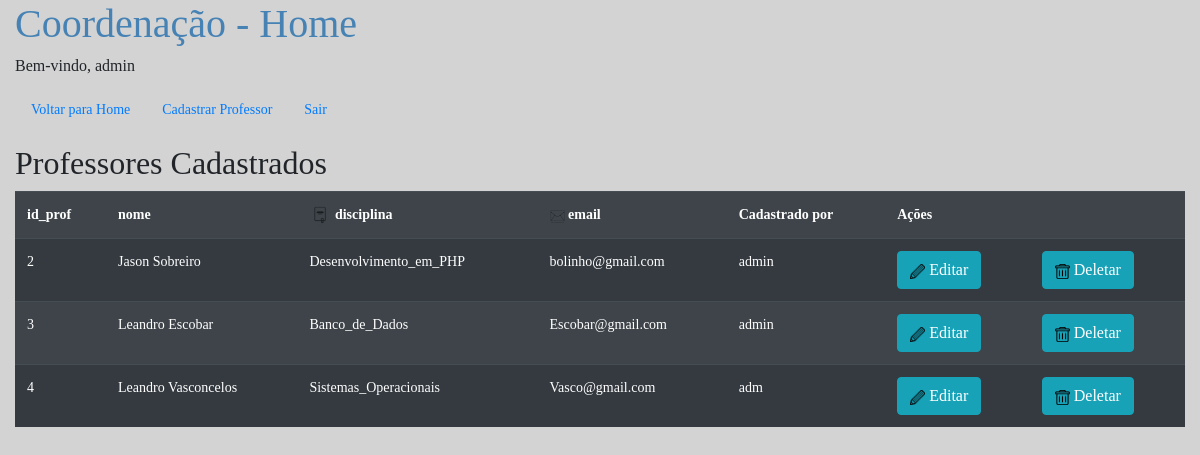
Page /index.php (signed in) on the committed database.
### tables this page shows
CREATE TABLE `professor_tb` (
  `id_prof` int(11) NOT NULL,
  `nome_prof` varchar(100) NOT NULL,
  `disciplina_prof` varchar(50) NOT NULL,
  `email_prof` varchar(100) NOT NULL,
  `id_coordenador` int(11) NOT NULL
);

CREATE TABLE `coordenador_tb` (
  `id_coordenador` int(11) NOT NULL,
  `nome_coordenador` varchar(100) NOT NULL,
  `email_coordenador` varchar(100) NOT NULL,
  `senha` varchar(11) NOT NULL
);

### DAO.php (the view, shortened to what this page needs)
<?php
include_once 'conn.php';
function listar_prof()
{
	global $conn;
	$nome_coordenador = $_SESSION['nome_coordenador'];
	if($nome_coordenador == 'admin')
	{
		$inf = "SELECT
					    professor_tb.id_prof,
					    professor_tb.nome_prof,
					    professor_tb.disciplina_prof,
					    professor_tb.email_prof,
					    coordenador_tb.nome_coordenador
		FROM professor_tb
		INNER JOIN coordenador_tb ON professor_tb.id_coordenador = coordenador_tb.id_coordenador";
	}
	$result = mysqli_query($conn, $inf);
	if(mysqli_affected_rows($conn) > 0)
	{
		echo "<h2>Professores Cadastrados</h2>";
		echo '<table class="table table-hover table table-striped table-dark">';
		echo '<tr>';
		echo '<th>id_prof</th>';
		echo '<th>nome</th>';
		echo '<th><img src="imagens/disciplina.png" width="22px" heigh="22px">  disciplina</th>';
		echo '<th><img src="imagens/email.png" width="15px" heigh="15px">  email</th>';
		if ($nome_coordenador == 'admin')
		{
			echo '<th>Cadastrado por</th>';
		}
		echo '<th colspan="2">Ações</th>';
		echo '</tr>';
		while ($registro = mysqli_fetch_assoc($result))
		{
			echo '<tr>';
			foreach ($registro as $key => $value)
			{
				if($key == 'id_prof') { $id_prof = $value; }
				echo '<td>'. $value . '</td>';
			}
			echo '<td>
					<a href="editar.php?id_prof='.$id_prof.'" class="btn btn-info">
						<img src="imagens/lapis.png" width="15px" height="15px"> Editar
					</a>
				  </td>';
			echo '<td>
					<a href="deletar.php?id_prof='.$id_prof.'" class="btn btn-info"
					onclick="return confirm(\'Deseja excluir este funcionário?\')">
						<img src="imagens/trash.png" width="15px" heigh="15px"> Deletar
					</a>
				  </td>';
			echo '</tr>';
		}
		echo '</table>';
	}
	else
	{
		echo '<h2>Não há professores cadastrados</h2>';
	}
}
?>

### index.php (shortened to what this page needs)
<?php
	include_once 'DAO.php';
?>
<!DOCTYPE html>
<html lang="pt-br">
<head>
	<link rel="stylesheet" href="https://cdn.jsdelivr.net/npm/bootstrap@4.5.3/dist/css/bootstrap.min.css">
	<link rel="stylesheet" type="text/css" href="css.css">
</head>
<body class="container-fluid .bg-info">
	<h1 class="font4 font3">Coordenação - Home</h1>
	<h6>Bem-vindo, <?php echo $_SESSION['nome_coordenador']; ?></h6>
	<p>
		<?php
			include_once 'menu.php';
		?>
	</p>
	<?php
		listar_prof();
	?>
</body>
</html>

### menu.php
<nav>
	<ul class="nav">
		<li class="nav-item"><a href="index.php" class="nav-link">Voltar para Home</a></li>
		<li class="nav-item"><a href="cadastrar.php" class="nav-link">Cadastrar Professor</a></li>
		<li class="nav-item"><a href="logout.php" class="nav-link">Sair</a></li>
	</ul>
</nav>

### css.css (style rules this page uses)
body { font-family: Verdana; font-size: 14px; background-color: #D3D3D3; }
.font3 { color: #4682B4; }

### rows in the picture
professor_tb: id_prof "2", nome_prof "Jason Sobreiro", disciplina_prof "Desenvolvimento_em_PHP", email_prof "bolinho@gmail.com", id_coordenador.nome_coordenador "admin"
professor_tb: id_prof "3", nome_prof "Leandro Escobar", disciplina_prof "Banco_de_Dados", email_prof "Escobar@gmail.com", id_coordenador.nome_coordenador "admin"
professor_tb: id_prof "4", nome_prof "Leandro Vasconcelos", disciplina_prof "Sistemas_Operacionais", email_prof "Vasco@gmail.com", id_coordenador.nome_coordenador "adm"

### other values in the picture
$_SESSION['nome_coordenador'] "admin"
